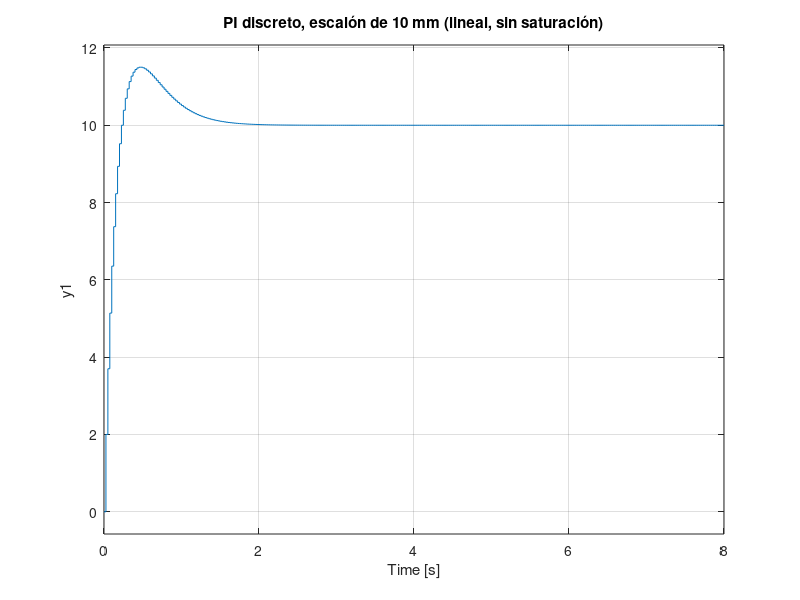

This figure's MATLAB source:
% PI discreto de un carro (guía 6). Equivalente de pi_discreto.py (diseño y simulación).
% No ejecutado en la PC de desarrollo (sin MATLAB).
b = 1/200;  Ts = 0.025;  p = 0.9;              % mm/(Hz s), s, polo doble de lazo cerrado
G = tf(b*Ts, [1 -1], Ts);                      % planta: integrador discreto (ZOH)
b0 = (2 - 2*p)/(b*Ts);  b1 = (p^2 - 1)/(b*Ts);
Dz = tf([b0 b1], [1 -1], Ts)                   % u(k) = u(k-1) + b0 e(k) + b1 e(k-1)
T = feedback(Dz*G, 1);
polos = pole(T)
step(10*T, 8); grid on; title('PI discreto, escalón de 10 mm (lineal, sin saturación)');
fprintf('b0 = %.1f Hz/mm, b1 = %.1f Hz/mm\n', b0, b1);
